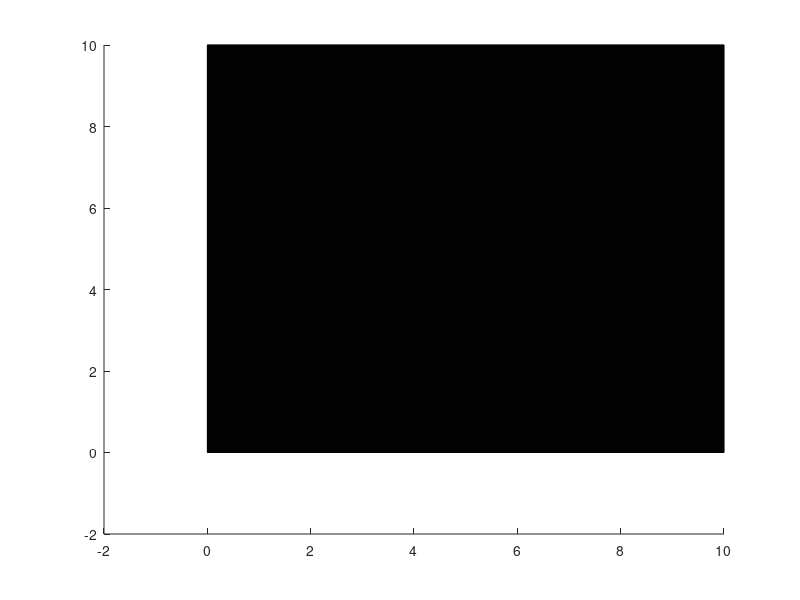

This figure's MATLAB source: (Note: this script raises an error after producing the figure.)
%clear all;
clf;
v = -2:0.005:10;  % plotting range from -5 to 5
[x1,x2] = meshgrid(v);  % get 2-D mesh for x and y
bazowe = [0, 0; 2, 0; 4, 0; 0, 8; 0, 4; 4/3, 8/3];
cond1 = x1+x2 >= 4;  % check conditions for these values
cond2 = 4*x1+x2 <= 8;
condGeq = x1 >= 0 & x2 >= 0;
cond1 = double(cond1);  % convert to double for plotting
cond2 = double(cond2);
condGeq = double(condGeq);
cond1(cond1 == 0) = NaN;  % set the 0s to NaN so they are not plotted
cond2(cond2 == 0) = NaN;
condGeq(condGeq == 0) = NaN;
cond = cond1.*cond2.*condGeq;  % multiply the two condaces to keep only the common points

len = length(v);
hold on;
C(:,:,1) = zeros(len);  % red
C(:,:,2) = ones(len);  % green
C(:,:,3) = zeros(len);   % blue
s = surf(x1,x2,condGeq, C, 'FaceAlpha',0.5);
s.EdgeColor = 'none';
C(:,:,1) = zeros(len);  % red
C(:,:,2) = zeros(len);  % green
C(:,:,3) = ones(len);   % blue
s = surf(x1,x2,cond1, C, 'FaceAlpha',0.5);
s.EdgeColor = 'none';
C(:,:,1) = ones(len);  % red
C(:,:,2) = zeros(len);  % green
C(:,:,3) = zeros(len);   % blue
s = surf(x1,x2,cond2, C, 'FaceAlpha',0.5);
s.EdgeColor = 'none';
C(:,:,1) = ones(len);  % red
C(:,:,2) = zeros(len);  % green
C(:,:,3) = ones(len);   % blue
s = surf(x1,x2,cond, C);
s.EdgeColor = 'none';
scatter3(bazowe(1, 1), bazowe(1, 2), 1, 'filled');
scatter3(bazowe(2, 1), bazowe(2, 2), 1, 'filled');
scatter3(bazowe(3, 1), bazowe(3, 2), 1, 'filled');
scatter3(bazowe(4, 1), bazowe(4, 2), 1, 'filled');
scatter3(bazowe(5, 1), bazowe(5, 2), 1, 'filled');
scatter3(bazowe(6, 1), bazowe(6, 2), 1, 'filled');
view(0, 90);
legend("x_1,x_2 \geq 0","x_1+x_2\geq4","4x_1+x_2\leq8","Zbior rozwiazan dopuszczalnych", "I", "II", "III", "IV", "V", "VI");